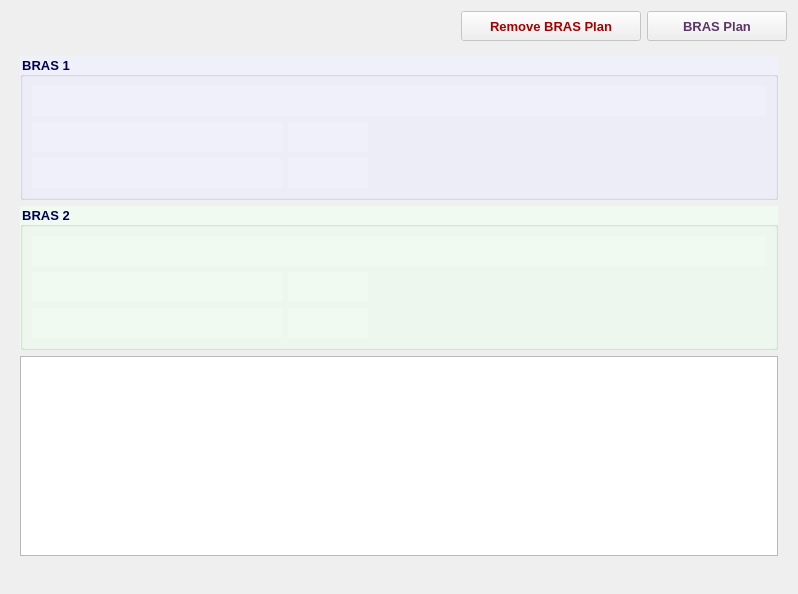
         <widget class="QWidget" name="scrollAreaWidgetContents_4">
          <property name="geometry">
           <rect>
            <x>0</x>
            <y>0</y>
            <width>798</width>
            <height>594</height>
           </rect>
          </property>
          <layout class="QVBoxLayout" name="verticalLayout_19">
           <item>
            <layout class="QHBoxLayout" name="horizontalLayout_47">
             <item>
              <spacer name="horizontalSpacer_53">
               <property name="font">
                <font>
                 <family>Tahoma</family>
                 <pointsize>10</pointsize>
                </font>
               </property>
               <property name="orientation">
                <enum>Qt::Horizontal</enum>
               </property>
               <property name="sizeHint" stdset="0">
                <size>
                 <width>40</width>
                 <height>20</height>
                </size>
               </property>
              </spacer>
             </item>
             <item>
              <widget class="QPushButton" name="removeBrasBtn">
               <property name="enabled">
                <bool>false</bool>
               </property>
               <property name="sizePolicy">
                <sizepolicy hsizetype="Preferred" vsizetype="Preferred">
                 <horstretch>0</horstretch>
                 <verstretch>0</verstretch>
                </sizepolicy>
               </property>
               <property name="minimumSize">
                <size>
                 <width>180</width>
                 <height>30</height>
                </size>
               </property>
               <property name="maximumSize">
                <size>
                 <width>220</width>
                 <height>30</height>
                </size>
               </property>
               <property name="font">
                <font>
                 <family>Tahoma</family>
                 <pointsize>10</pointsize>
                 <weight>75</weight>
                 <bold>true</bold>
                </font>
               </property>
               <property name="styleSheet">
                <string notr="true">color: rgb(164, 0, 0);</string>
               </property>
               <property name="text">
                <string>Remove BRAS Plan</string>
               </property>
               <property name="icon">
                <iconset resource="../../../../../image.qrc">
                 <normaloff>:/Image/remove.png</normaloff>:/Image/remove.png</iconset>
               </property>
               <property name="iconSize">
                <size>
                 <width>20</width>
                 <height>20</height>
                </size>
               </property>
              </widget>
             </item>
             <item>
              <widget class="QPushButton" name="brasPlanBtn">
               <property name="enabled">
                <bool>false</bool>
               </property>
               <property name="sizePolicy">
                <sizepolicy hsizetype="Preferred" vsizetype="Preferred">
                 <horstretch>0</horstretch>
                 <verstretch>0</verstretch>
                </sizepolicy>
               </property>
               <property name="minimumSize">
                <size>
                 <width>140</width>
                 <height>30</height>
                </size>
               </property>
               <property name="maximumSize">
                <size>
                 <width>200</width>
                 <height>30</height>
                </size>
               </property>
               <property name="font">
                <font>
                 <family>Tahoma</family>
                 <pointsize>10</pointsize>
                 <weight>75</weight>
                 <bold>true</bold>
                </font>
               </property>
               <property name="styleSheet">
                <string notr="true">color: rgb(92, 53, 102);</string>
               </property>
               <property name="text">
                <string>BRAS‌ Plan</string>
               </property>
               <property name="icon">
                <iconset resource="../../../../../image.qrc">
                 <normaloff>:/Image/plan.png</normaloff>:/Image/plan.png</iconset>
               </property>
               <property name="iconSize">
                <size>
                 <width>20</width>
                 <height>20</height>
                </size>
               </property>
              </widget>
             </item>
            </layout>
           </item>
           <item>
            <widget class="QFrame" name="brasGB">
             <property name="minimumSize">
              <size>
               <width>0</width>
               <height>0</height>
              </size>
             </property>
             <property name="font">
              <font>
               <family>Tahoma</family>
               <pointsize>10</pointsize>
               <weight>75</weight>
               <bold>true</bold>
              </font>
             </property>
             <property name="styleSheet">
              <string notr="true">color: rgb(0, 0, 81);</string>
             </property>
             <layout class="QVBoxLayout" name="verticalLayout_14">
              <item>
               <widget class="QGroupBox" name="bras1GB">
                <property name="font">
                 <font>
                  <family>Tahoma</family>
                  <pointsize>10</pointsize>
                  <weight>75</weight>
                  <bold>true</bold>
                 </font>
                </property>
                <property name="styleSheet">
                 <string notr="true">background-color: rgb(240, 240, 250);</string>
                </property>
                <property name="title">
                 <string>BRAS 1</string>
                </property>
                <layout class="QVBoxLayout" name="verticalLayout">
                 <item>
                  <layout class="QHBoxLayout" name="horizontalLayout_39">
                   <item>
                    <widget class="QLabel" name="bras1Lbl">
                     <property name="sizePolicy">
                      <sizepolicy hsizetype="Expanding" vsizetype="Preferred">
                       <horstretch>0</horstretch>
                       <verstretch>0</verstretch>
                      </sizepolicy>
                     </property>
                     <property name="minimumSize">
                      <size>
                       <width>0</width>
                       <height>30</height>
                      </size>
                     </property>
                     <property name="maximumSize">
                      <size>
                       <width>16777215</width>
                       <height>30</height>
                      </size>
                     </property>
                     <property name="font">
                      <font>
                       <family>Tahoma</family>
                       <pointsize>10</pointsize>
                       <weight>75</weight>
                       <bold>true</bold>
                      </font>
                     </property>
                     <property name="styleSheet">
                      <string notr="true">color: rgb(85, 0, 127);</string>
                     </property>
                     <property name="text">
                      <string/>
                     </property>
                    </widget>
                   </item>
                  </layout>
                 </item>
                 <item>
                  <layout class="QHBoxLayout" name="horizontalLayout_40">
                   <item>
                    <widget class="QLabel" name="b1a1Lbl">
                     <property name="minimumSize">
                      <size>
                       <width>250</width>
                       <height>30</height>
                      </size>
                     </property>
                     <property name="maximumSize">
                      <size>
                       <width>16777215</width>
                       <height>30</height>
                      </size>
                     </property>
                     <property name="font">
                      <font>
                       <family>Tahoma</family>
                       <pointsize>10</pointsize>
                       <weight>75</weight>
                       <bold>true</bold>
                      </font>
                     </property>
                     <property name="styleSheet">
                      <string notr="true">color: rgb(0, 0, 127);</string>
                     </property>
                     <property name="text">
                      <string/>
                     </property>
                     <property name="wordWrap">
                      <bool>true</bool>
                     </property>
                    </widget>
                   </item>
                   <item>
                    <widget class="QLabel" name="bras1Agg1EthLbl">
                     <property name="minimumSize">
                      <size>
                       <width>80</width>
                       <height>30</height>
                      </size>
                     </property>
                     <property name="maximumSize">
                      <size>
                       <width>16777215</width>
                       <height>30</height>
                      </size>
                     </property>
                     <property name="font">
                      <font>
                       <family>Tahoma</family>
                       <pointsize>10</pointsize>
                       <weight>75</weight>
                       <bold>true</bold>
                      </font>
                     </property>
                     <property name="styleSheet">
                      <string notr="true">color: rgb(85, 0, 127);</string>
                     </property>
                     <property name="text">
                      <string/>
                     </property>
                    </widget>
                   </item>
                   <item>
                    <spacer name="horizontalSpacer_45">
                     <property name="font">
                      <font>
                       <family>Tahoma</family>
                       <pointsize>10</pointsize>
                      </font>
                     </property>
                     <property name="orientation">
                      <enum>Qt::Horizontal</enum>
                     </property>
                     <property name="sizeHint" stdset="0">
                      <size>
                       <width>40</width>
                       <height>20</height>
                      </size>
                     </property>
                    </spacer>
                   </item>
                  </layout>
                 </item>
                 <item>
                  <layout class="QHBoxLayout" name="horizontalLayout">
                   <item>
                    <widget class="QLabel" name="b1a2Lbl">
                     <property name="minimumSize">
                      <size>
                       <width>250</width>
                       <height>30</height>
                      </size>
                     </property>
                     <property name="maximumSize">
                      <size>
                       <width>16777215</width>
                       <height>30</height>
                      </size>
                     </property>
                     <property name="font">
                      <font>
                       <family>Tahoma</family>
                       <pointsize>10</pointsize>
                       <weight>75</weight>
                       <bold>true</bold>
                      </font>
                     </property>
                     <property name="styleSheet">
                      <string notr="true">color: rgb(0, 0, 127);</string>
                     </property>
                     <property name="text">
                      <string/>
                     </property>
                     <property name="wordWrap">
                      <bool>true</bool>
                     </property>
                    </widget>
                   </item>
                   <item>
                    <widget class="QLabel" name="bras1Agg2EthLbl">
                     <property name="minimumSize">
                      <size>
                       <width>80</width>
                       <height>30</height>
                      </size>
                     </property>
                     <property name="maximumSize">
                      <size>
                       <width>16777215</width>
                       <height>30</height>
                      </size>
                     </property>
                     <property name="font">
                      <font>
                       <family>Tahoma</family>
                       <pointsize>10</pointsize>
                       <weight>75</weight>
                       <bold>true</bold>
                      </font>
                     </property>
                     <property name="styleSheet">
                      <string notr="true">color: rgb(85, 0, 127);</string>
                     </property>
                     <property name="text">
                      <string/>
                     </property>
                    </widget>
                   </item>
                   <item>
                    <spacer name="horizontalSpacer_46">
                     <property name="font">
                      <font>
                       <family>Tahoma</family>
                       <pointsize>10</pointsize>
                      </font>
                     </property>
                     <property name="orientation">
                      <enum>Qt::Horizontal</enum>
                     </property>
                     <property name="sizeHint" stdset="0">
                      <size>
                       <width>40</width>
                       <height>20</height>
                      </size>
                     </property>
                    </spacer>
                   </item>
                  </layout>
                 </item>
                </layout>
               </widget>
              </item>
              <item>
               <widget class="QGroupBox" name="bras2GB">
                <property name="font">
                 <font>
                  <family>Tahoma</family>
                  <pointsize>10</pointsize>
                  <weight>75</weight>
                  <bold>true</bold>
                 </font>
                </property>
                <property name="styleSheet">
                 <string notr="true">background-color: rgb(240, 250, 240);</string>
                </property>
                <property name="title">
                 <string>BRAS 2</string>
                </property>
                <layout class="QVBoxLayout" name="verticalLayout_8">
                 <item>
                  <layout class="QHBoxLayout" name="horizontalLayout_41">
                   <item>
                    <widget class="QLabel" name="bras2Lbl">
                     <property name="sizePolicy">
                      <sizepolicy hsizetype="Expanding" vsizetype="Preferred">
                       <horstretch>0</horstretch>
                       <verstretch>0</verstretch>
                      </sizepolicy>
                     </property>
                     <property name="minimumSize">
                      <size>
                       <width>0</width>
                       <height>30</height>
                      </size>
                     </property>
                     <property name="maximumSize">
                      <size>
                       <width>16777215</width>
                       <height>30</height>
                      </size>
                     </property>
                     <property name="font">
                      <font>
                       <family>Tahoma</family>
                       <pointsize>10</pointsize>
                       <weight>75</weight>
                       <bold>true</bold>
                      </font>
                     </property>
                     <property name="styleSheet">
                      <string notr="true">color: rgb(85, 0, 127);</string>
                     </property>
                     <property name="text">
                      <string/>
                     </property>
                    </widget>
                   </item>
                  </layout>
                 </item>
                 <item>
                  <layout class="QHBoxLayout" name="horizontalLayout_42">
                   <item>
                    <widget class="QLabel" name="b2a1Lbl">
                     <property name="minimumSize">
                      <size>
                       <width>250</width>
                       <height>30</height>
                      </size>
                     </property>
                     <property name="maximumSize">
                      <size>
                       <width>16777215</width>
                       <height>30</height>
                      </size>
                     </property>
                     <property name="font">
                      <font>
                       <family>Tahoma</family>
                       <pointsize>10</pointsize>
                       <weight>75</weight>
                       <bold>true</bold>
                      </font>
                     </property>
                     <property name="styleSheet">
                      <string notr="true">color: rgb(0, 0, 127);</string>
                     </property>
                     <property name="text">
                      <string/>
                     </property>
                     <property name="wordWrap">
                      <bool>true</bool>
                     </property>
                    </widget>
                   </item>
                   <item>
                    <widget class="QLabel" name="bras2Agg1EthLbl">
                     <property name="minimumSize">
                      <size>
                       <width>80</width>
                       <height>30</height>
                      </size>
                     </property>
                     <property name="maximumSize">
                      <size>
                       <width>16777215</width>
                       <height>30</height>
                      </size>
                     </property>
                     <property name="font">
                      <font>
                       <family>Tahoma</family>
                       <pointsize>10</pointsize>
                       <weight>75</weight>
                       <bold>true</bold>
                      </font>
                     </property>
                     <property name="styleSheet">
                      <string notr="true">color: rgb(85, 0, 127);</string>
                     </property>
                     <property name="text">
                      <string/>
                     </property>
                    </widget>
                   </item>
                   <item>
                    <spacer name="horizontalSpacer_48">
                     <property name="font">
                      <font>
                       <family>Tahoma</family>
                       <pointsize>10</pointsize>
                      </font>
                     </property>
                     <property name="orientation">
                      <enum>Qt::Horizontal</enum>
                     </property>
                     <property name="sizeHint" stdset="0">
                      <size>
                       <width>40</width>
                       <height>20</height>
                      </size>
                     </property>
                    </spacer>
                   </item>
                  </layout>
                 </item>
                 <item>
                  <layout class="QHBoxLayout" name="horizontalLayout_2">
                   <item>
                    <widget class="QLabel" name="b2a2Lbl">
                     <property name="minimumSize">
                      <size>
                       <width>250</width>
                       <height>30</height>
                      </size>
                     </property>
                     <property name="maximumSize">
                      <size>
                       <width>16777215</width>
                       <height>30</height>
                      </size>
                     </property>
                     <property name="font">
                      <font>
                       <family>Tahoma</family>
                       <pointsize>10</pointsize>
                       <weight>75</weight>
                       <bold>true</bold>
                      </font>
                     </property>
                     <property name="styleSheet">
                      <string notr="true">color: rgb(0, 0, 127);</string>
                     </property>
                     <property name="text">
                      <string/>
                     </property>
                     <property name="wordWrap">
                      <bool>true</bool>
                     </property>
                    </widget>
                   </item>
                   <item>
                    <widget class="QLabel" name="bras2Agg2EthLbl">
                     <property name="minimumSize">
                      <size>
                       <width>80</width>
                       <height>30</height>
                      </size>
                     </property>
                     <property name="maximumSize">
                      <size>
                       <width>16777215</width>
                       <height>30</height>
                      </size>
                     </property>
                     <property name="font">
                      <font>
                       <family>Tahoma</family>
                       <pointsize>10</pointsize>
                       <weight>75</weight>
                       <bold>true</bold>
                      </font>
                     </property>
                     <property name="styleSheet">
                      <string notr="true">color: rgb(85, 0, 127);</string>
                     </property>
                     <property name="text">
                      <string/>
                     </property>
                    </widget>
                   </item>
                   <item>
                    <spacer name="horizontalSpacer">
                     <property name="orientation">
                      <enum>Qt::Horizontal</enum>
                     </property>
                     <property name="sizeHint" stdset="0">
                      <size>
                       <width>40</width>
                       <height>20</height>
                      </size>
                     </property>
                    </spacer>
                   </item>
                  </layout>
                 </item>
                </layout>
               </widget>
              </item>
              <item>
               <widget class="QTableView" name="brasTV">
                <property name="minimumSize">
                 <size>
                  <width>0</width>
                  <height>200</height>
                 </size>
                </property>
                <property name="font">
                 <font>
                  <family>Tahoma</family>
                  <pointsize>10</pointsize>
                  <weight>50</weight>
                  <bold>false</bold>
                 </font>
                </property>
                <property name="styleSheet">
                 <string notr="true"/>
                </property>
                <property name="alternatingRowColors">
                 <bool>true</bool>
                </property>
                <property name="selectionMode">
                 <enum>QAbstractItemView::SingleSelection</enum>
                </property>
                <property name="selectionBehavior">
                 <enum>QAbstractItemView::SelectRows</enum>
                </property>
               </widget>
              </item>
              <item>
               <spacer name="verticalSpacer_3">
                <property name="orientation">
                 <enum>Qt::Vertical</enum>
                </property>
                <property name="sizeHint" stdset="0">
                 <size>
                  <width>20</width>
                  <height>40</height>
                 </size>
                </property>
               </spacer>
              </item>
             </layout>
            </widget>
           </item>
          </layout>
         </widget>
